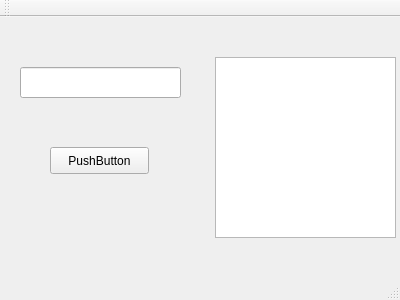
<?xml version="1.0" encoding="UTF-8"?>
<ui version="4.0">
 <class>MainWindow</class>
 <widget class="QMainWindow" name="MainWindow">
  <property name="geometry">
   <rect>
    <x>0</x>
    <y>0</y>
    <width>400</width>
    <height>300</height>
   </rect>
  </property>
  <property name="windowTitle">
   <string>MainWindow</string>
  </property>
  <property name="styleSheet">
  </property>
  <widget class="QWidget" name="centralWidget">
   <widget class="QListWidget" name="listWidget">
    <property name="geometry">
     <rect>
      <x>215</x>
      <y>40</y>
      <width>181</width>
      <height>181</height>
     </rect>
    </property>
   </widget>
   <widget class="QLineEdit" name="lineEdit">
    <property name="geometry">
     <rect>
      <x>20</x>
      <y>50</y>
      <width>161</width>
      <height>31</height>
     </rect>
    </property>
   </widget>
   <widget class="QPushButton" name="pushButton">
    <property name="geometry">
     <rect>
      <x>50</x>
      <y>130</y>
      <width>99</width>
      <height>27</height>
     </rect>
    </property>
    <property name="text">
     <string>PushButton</string>
    </property>
   </widget>
  </widget>
  <widget class="QMenuBar" name="menuBar">
   <property name="geometry">
    <rect>
     <x>0</x>
     <y>0</y>
     <width>400</width>
     <height>27</height>
    </rect>
   </property>
  </widget>
  <widget class="QToolBar" name="mainToolBar">
   <attribute name="toolBarArea">
    <enum>TopToolBarArea</enum>
   </attribute>
   <attribute name="toolBarBreak">
    <bool>false</bool>
   </attribute>
  </widget>
  <widget class="QStatusBar" name="statusBar"/>
 </widget>
 <layoutdefault spacing="6" margin="11"/>
 <resources/>
 <connections/>
</ui>
